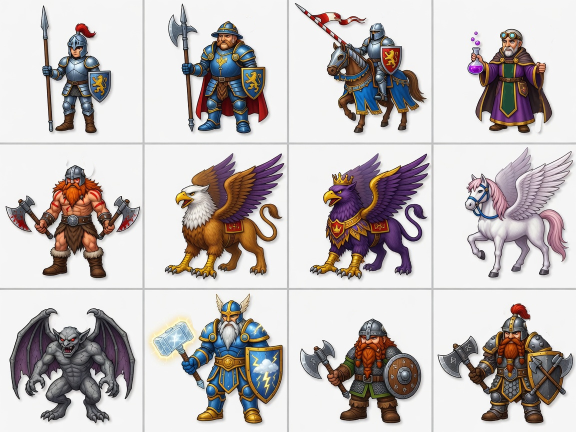
#> input picture _archive/img_00017.jpeg, 1152 x 864 px, found by its file name (shown at 1/2 size)
$ python units_cutter_v2.py
#> lines starting #> are read from the running program, lines starting #| are printed output that depends on the picture
import os
from pathlib import Path
from PIL import Image, ImageOps, ImageFilter
import numpy as np

def remove_white_background(img):
    """
    Implements the BFS flood-fill white removal from the provided GDScript.
    Removes pixels where luminosity > 0.85 and (max-min) < 0.25.
    """
    img = img.convert("RGBA")
    data = np.array(img).astype(np.float32) / 255.0
    w, h = img.size

    # mask for 'white-ish' pixels
    # lum = (r+g+b)/3
    lum = np.mean(data[:, :, :3], axis=-1)
    # sat = max(r,g,b) - min(r,g,b)
    mx = np.max(data[:, :, :3], axis=-1)
    mn = np.min(data[:, :, :3], axis=-1)
    sat = mx - mn

    white_mask = (lum > 0.85) & (sat < 0.25)

    # BFS from borders
    final_mask = np.zeros((h, w), dtype=bool)
    stack = []

    # Borders
    for x in range(w):
        stack.append((0, x))
        stack.append((h-1, x))
    for y in range(h):
        stack.append((y, 0))
        stack.append((y, w-1))

    # We use a set for visited and a list for stack to avoid recursion limits
    visited = np.zeros((h, w), dtype=bool)

    while stack:
        y, x = stack.pop()
        if visited[y, x]:
            continue
        visited[y, x] = True

        if white_mask[y, x]:
            final_mask[y, x] = True
            # Neighbors
            if x > 0: stack.append((y, x-1))
            if x < w-1: stack.append((y, x+1))
            if y > 0: stack.append((y-1, x))
            if y < h-1: stack.append((y+1, x))

    # Apply mask to alpha channel
    data[final_mask, 3] = 0
    return Image.fromarray((data * 255).astype(np.uint8))

def resize_and_save(img, path, size):
    img = img.convert("RGBA")
    # Crop to content to ensure centering
    bbox = img.getbbox()
    if bbox:
        img = img.crop(bbox)

    w, h = img.size
    square_size = max(w, h)
    res = Image.new("RGBA", (square_size, square_size), (0, 0, 0, 0))
    res.paste(img, ((square_size - w) // 2, (square_size - h) // 2))
    res = res.resize((size, size), Image.Resampling.LANCZOS)
    res.save(path, "PNG")

def process_sheets():
    file_keys = {
        "img_00017.jpeg": ["pikeman","halberdier","lancer","alchemist","berserker","griffin","royal_griffin","pegasus","gargoyle","titan","dwarf","battle_dwarf"],
        "img_00015.jpeg": ["centaur","elf","grand_elf","druid","great_druid","unicorn","war_unicorn","treant","dryad","green_dragon","gold_dragon","black_dragon"],
        "img_00016.jpeg": ["skeleton","zombie","ghost","wraith","vampire","lich","orc","ogre","behemoth","harpy","minotaur","hydra"],
        "img_00014.jpeg": ["gremlin","master_gremlin","stone_golem","iron_golem","gold_golem","diamond_golem","magus","genie","master_genie","naga","naga_queen","giant"],
        "img_00013.jpeg": ["gnoll","gnoll_marauder","lizardman","lizard_warrior","serpent_fly","dragon_fly","basilisk","greater_basilisk","wyvern","wyvern_monarch","gorgon","mighty_gorgon"],
        "img_00012.jpeg": ["hobgoblin","wolf_rider","wolf_raider","orc_chieftain","ogre_mage","roc","thunderbird","cyclops","cyclops_king","air_elemental","fire_elemental","water_elemental"],
        "img_00011.jpeg": ["earth_elemental","storm_elemental","ice_elemental","magma_elemental","phoenix","firebird","troglodyte","beholder","medusa","manticore","red_dragon","rust_dragon"],
    }

    out_dir = Path("assets/units")
    out_dir.mkdir(parents=True, exist_ok=True)

    for fname, keys in file_keys.items():
        fpath = Path("assets/raw") / fname
        if not fpath.exists():
            print(f"MISSING: {fname}")
            continue

        img = Image.open(fpath).convert("RGBA")
        w, h = img.size
#> w = 1152; h = 864
        cw, ch = w // 4, h // 3
#> cw = 288; ch = 288

        for i, key in enumerate(keys):
            rx, ry = i % 4, i // 4
            # Crop cell
            cell = img.crop((rx * cw, ry * ch, (rx+1) * cw, (ry+1) * ch))

            # Remove labels (bottom 14%)
            cut_h = int(ch * 0.86)
            cell = cell.crop((0, 0, cw, cut_h))

            # Remove white background
            cell = remove_white_background(cell)

            # Save sizes
            resize_and_save(cell, out_dir / f"{key}.png", 128)
            resize_and_save(cell, out_dir / f"{key}_s.png", 48)
#> this loop made 12 passes
#> pass 1, in process_sheets, `cell = img.crop((rx * cw, ry * ch, (rx+1) * cw, (ry+1) * ch))`:
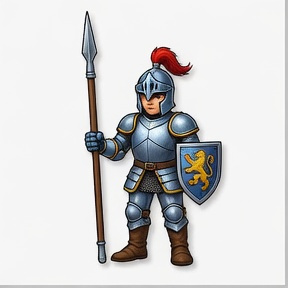
#> cell: PIL image 288x288 RGBA; mean R, G, B, A 213.5, 212.8, 212.9, 255
#> pass 1, in process_sheets, `cell = cell.crop((0, 0, cw, cut_h))`:
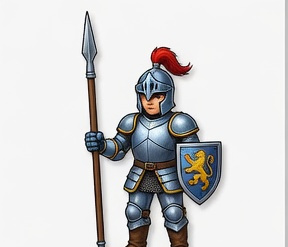
#> cell: PIL image 288x247 RGBA; mean R, G, B, A 211.6, 211, 211.4, 255
#> pass 1, in remove_white_background, `lum = np.mean(data[:, :, :3], axis=-1)`:
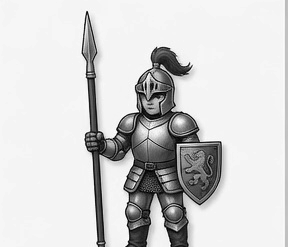
#> lum: shape (247, 288) float32; min 0, max 1, mean 0.829
#> after the loop:
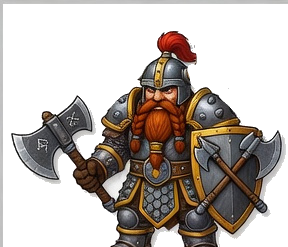
#> cell: PIL image 288x247 RGBA; mean R, G, B, A 181.7, 173.9, 168.6, 115; transparent parts drawn white
#> pass 2 of the loop in process_sheets, `for fname, keys in file_keys.items():`:
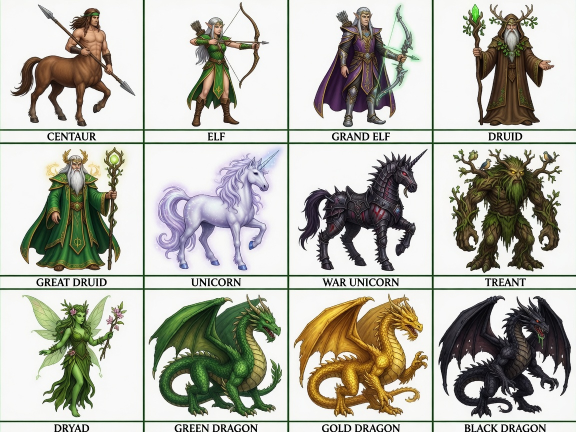
#> input picture _archive/img_00015.jpeg, 1152 x 864 px, found by its file name (shown at 1/2 size)
#> the loop in process_sheets, `for i, key in enumerate(keys):` made 12 passes
#> pass 1, in remove_white_background (call 13), `lum = np.mean(data[:, :, :3], axis=-1)`:
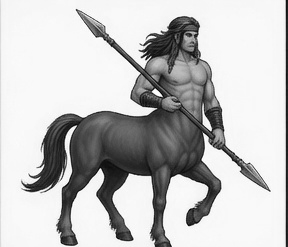
#> lum: shape (247, 288) float32; min 0.00523, max 1, mean 0.762
#> after the loop in process_sheets, `for i, key in enumerate(keys):`:
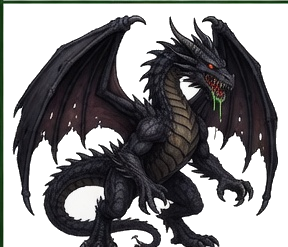
#> cell: PIL image 288x247 RGBA; mean R, G, B, A 132.1, 131.3, 132.3, 149.6; transparent parts drawn white
#> pass 3 of the loop in process_sheets, `for fname, keys in file_keys.items():`:
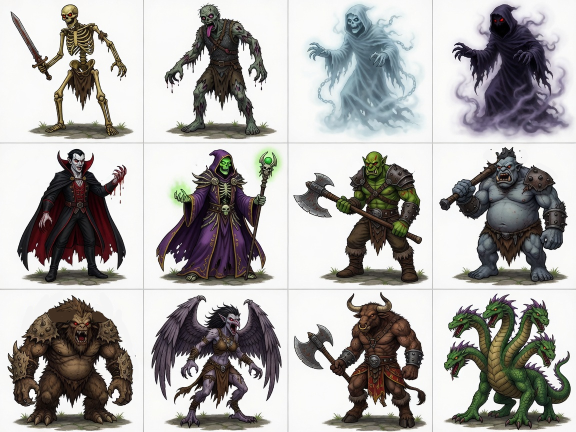
#> input picture _archive/img_00016.jpeg, 1152 x 864 px, found by its file name (shown at 1/2 size)
#> the loop in process_sheets, `for i, key in enumerate(keys):` made 12 passes
#> pass 1, in remove_white_background (call 25), `lum = np.mean(data[:, :, :3], axis=-1)`:
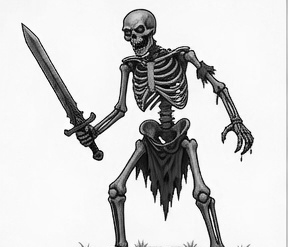
#> lum: shape (247, 288) float32; min 0, max 1, mean 0.826
#> after the loop in process_sheets, `for i, key in enumerate(keys):`:
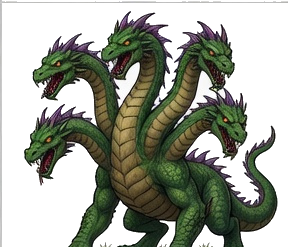
#> cell: PIL image 288x247 RGBA; mean R, G, B, A 157.3, 160.8, 149.4, 133.4; transparent parts drawn white
#> the loop made 7 passes; the first 3 are shown

    print("=== units cutter done ===")

if __name__ == "__main__":
    process_sheets()
